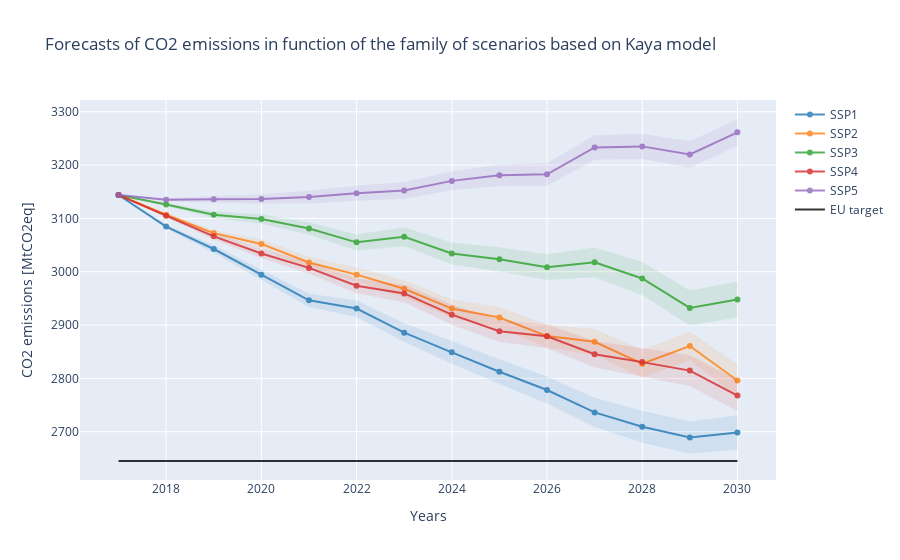
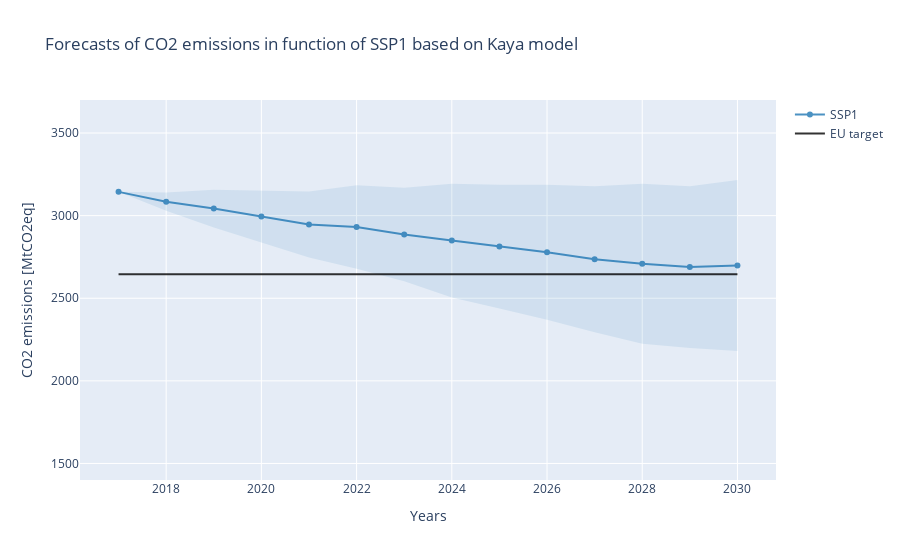
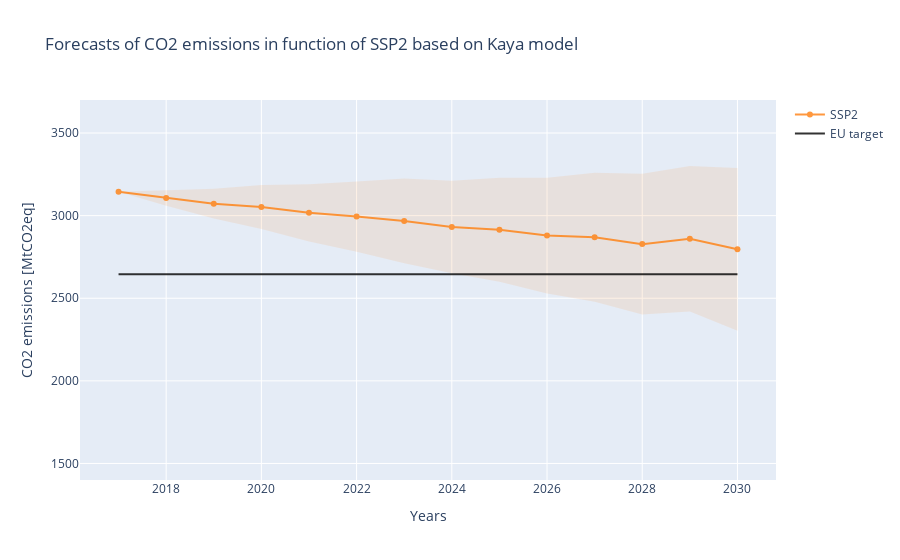
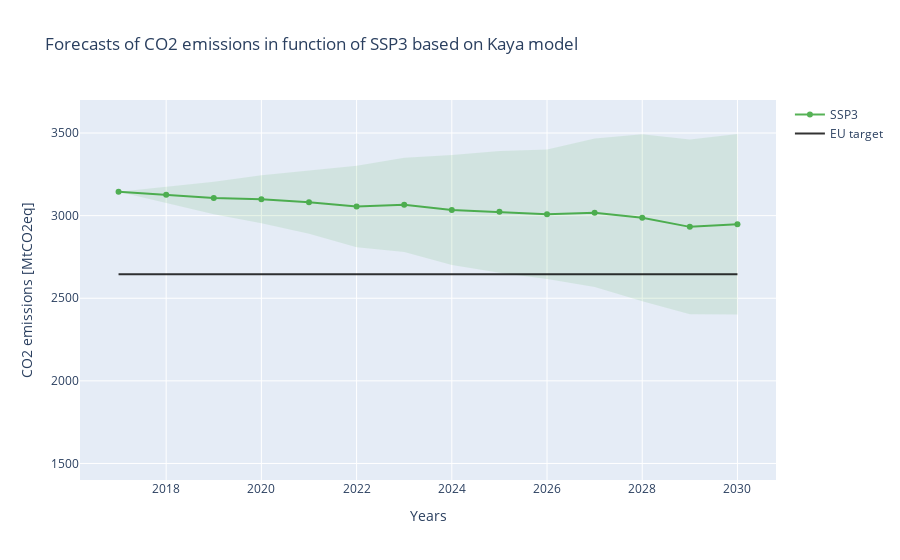

Notebook code for these charts, in order:
### Markdown cell above
# RESULTS OF MONTE CARLO SIMULATION

### Code cell
samples = 1000
emi_kaya_norm = get_carbon_emissions(samples, 'normal', show=True)
emi_kaya_tri = get_carbon_emissions(samples, 'triangular', show=False)

samples = 100
emi_kaya_norm_rates = get_carbon_emissions(samples, 'normal', rates=True, show=True)
emi_kaya_tri_rates = get_carbon_emissions(samples, 'triangular', rates=True, show=False)

real_proj = show_real_projections(file_real_proj, show=False)
show_goals([emi_kaya_norm, emi_kaya_norm_rates, real_proj],
           name = ['Kaya model', 'Derived of Kaya model', 'Projection', 'Target'], show=False)

projection_vs_forecasts([emi_kaya_norm, emi_kaya_norm_rates, real_proj],
                        name=['Kaya model', 'Derived of Kaya model', 'Projections'], show=False)

### Figure 1 — Plotly figure (JSON) as saved in the notebook; plotly's stock layout.template omitted (floating-point values rounded to 4 significant figures)
{"data": [{"fill": "toself", "fillcolor": "#1f77b4", "line": {"color": "rgba(0, 0, 0, 0)"}, "name": "SSP1", "opacity": 0.1, "showlegend": false, "type": "scatter", "x": [2017, 2018, 2019, 2020, 2021, 2022, 2023, 2024, 2025, 2026, 2027, 2028, 2029, 2030, 2030, 2029, 2028, 2027, 2026, 2025, 2024, 2023, 2022, 2021, 2020, 2019, 2018, 2017], "y": [3144, 3088.0, 3050.0, 3004.0, 2959.0, 2947.0, 2903.0, 2870.0, 2836.0, 2804.0, 2764.0, 2739.0, 2719.0, 2731.0, 2667.0, 2659.0, 2679.0, 2709.0, 2753.0, 2789.0, 2828.0, 2868.0, 2915.0, 2934.0, 2985.0, 3036.0, 3081.0, 3144]}, {"line": {"color": "#1f77b4"}, "name": "SSP1", "opacity": 0.8, "type": "scatter", "x": [2017, 2018, 2019, 2020, 2021, 2022, 2023, 2024, 2025, 2026, 2027, 2028, 2029, 2030], "y": [3144, 3085.0, 3043.0, 2994.0, 2947.0, 2931.0, 2886.0, 2849.0, 2813.0, 2778.0, 2736.0, 2709.0, 2689.0, 2699.0]}, {"fill": "toself", "fillcolor": "#ff7f0e", "line": {"color": "rgba(0, 0, 0, 0)"}, "name": "SSP2", "opacity": 0.1, "showlegend": false, "type": "scatter", "x": [2017, 2018, 2019, 2020, 2021, 2022, 2023, 2024, 2025, 2026, 2027, 2028, 2029, 2030, 2030, 2029, 2028, 2027, 2026, 2025, 2024, 2023, 2022, 2021, 2020, 2019, 2018, 2017], "y": [3144, 3110.0, 3078.0, 3060.0, 3028.0, 3008.0, 2984.0, 2948.0, 2934.0, 2901.0, 2893.0, 2854.0, 2888.0, 2827.0, 2766.0, 2834.0, 2801.0, 2844.0, 2858.0, 2895.0, 2914.0, 2952.0, 2981.0, 3007.0, 3044.0, 3067.0, 3104.0, 3144]}, {"line": {"color": "#ff7f0e"}, "name": "SSP2", "opacity": 0.8, "type": "scatter", "x": [2017, 2018, 2019, 2020, 2021, 2022, 2023, 2024, 2025, 2026, 2027, 2028, 2029, 2030], "y": [3144, 3107.0, 3072.0, 3052.0, 3017.0, 2995.0, 2968.0, 2931.0, 2914.0, 2879.0, 2869.0, 2828.0, 2861.0, 2796.0]}, {"fill": "toself", "fillcolor": "#2ca02c", "line": {"color": "rgba(0, 0, 0, 0)"}, "name": "SSP3", "opacity": 0.1, "showlegend": false, "type": "scatter", "x": [2017, 2018, 2019, 2020, 2021, 2022, 2023, 2024, 2025, 2026, 2027, 2028, 2029, 2030, 2030, 2029, 2028, 2027, 2026, 2025, 2024, 2023, 2022, 2021, 2020, 2019, 2018, 2017], "y": [3144, 3129.0, 3113.0, 3108.0, 3093.0, 3070.0, 3083.0, 3055.0, 3046.0, 3033.0, 3046.0, 3019.0, 2965.0, 2982.0, 2914.0, 2899.0, 2956.0, 2990.0, 2984.0, 3000.0, 3014.0, 3048.0, 3040.0, 3069.0, 3090.0, 3101.0, 3123.0, 3144]}, {"line": {"color": "#2ca02c"}, "name": "SSP3", "opacity": 0.8, "type": "scatter", "x": [2017, 2018, 2019, 2020, 2021, 2022, 2023, 2024, 2025, 2026, 2027, 2028, 2029, 2030], "y": [3144, 3126.0, 3107.0, 3099.0, 3081.0, 3055.0, 3066.0, 3034.0, 3023.0, 3009.0, 3018.0, 2987.0, 2932.0, 2948.0]}, {"fill": "toself", "fillcolor": "#d62728", "line": {"color": "rgba(0, 0, 0, 0)"}, "name": "SSP4", "opacity": 0.1, "showlegend": false, "type": "scatter", "x": [2017, 2018, 2019, 2020, 2021, 2022, 2023, 2024, 2025, 2026, 2027, 2028, 2029, 2030, 2030, 2029, 2028, 2027, 2026, 2025, 2024, 2023, 2022, 2021, 2020, 2019, 2018, 2017], "y": [3144, 3108.0, 3072.0, 3043.0, 3018.0, 2988.0, 2976.0, 2939.0, 2909.0, 2901.0, 2870.0, 2857.0, 2844.0, 2797.0, 2738.0, 2786.0, 2804.0, 2821.0, 2857.0, 2868.0, 2900.0, 2943.0, 2960.0, 2996.0, 3026.0, 3060.0, 3102.0, 3144]}, {"line": {"color": "#d62728"}, "name": "SSP4", "opacity": 0.8, "type": "scatter", "x": [2017, 2018, 2019, 2020, 2021, 2022, 2023, 2024, 2025, 2026, 2027, 2028, 2029, 2030], "y": [3144, 3105.0, 3066.0, 3034.0, 3007.0, 2974.0, 2959.0, 2920.0, 2889.0, 2879.0, 2845.0, 2831.0, 2815.0, 2768.0]}, {"fill": "toself", "fillcolor": "#9467bd", "line": {"color": "rgba(0, 0, 0, 0)"}, "name": "SSP5", "opacity": 0.1, "showlegend": false, "type": "scatter", "x": [2017, 2018, 2019, 2020, 2021, 2022, 2023, 2024, 2025, 2026, 2027, 2028, 2029, 2030, 2030, 2029, 2028, 2027, 2026, 2025, 2024, 2023, 2022, 2021, 2020, 2019, 2018, 2017], "y": [3144, 3138.0, 3142.0, 3146.0, 3152.0, 3162.0, 3168.0, 3188.0, 3201.0, 3204.0, 3256.0, 3259.0, 3245.0, 3286.0, 3236.0, 3195.0, 3211.0, 3210.0, 3161.0, 3161.0, 3153.0, 3137.0, 3133.0, 3128.0, 3127.0, 3130.0, 3132.0, 3144]}, {"line": {"color": "#9467bd"}, "name": "SSP5", "opacity": 0.8, "type": "scatter", "x": [2017, 2018, 2019, 2020, 2021, 2022, 2023, 2024, 2025, 2026, 2027, 2028, 2029, 2030], "y": [3144, 3135.0, 3136.0, 3137.0, 3140.0, 3147.0, 3152.0, 3170.0, 3181.0, 3183.0, 3233.0, 3235.0, 3220.0, 3261.0]}, {"line": {"color": "Black"}, "mode": "lines", "name": "EU target", "opacity": 0.8, "type": "scatter", "x": [2017, 2018, 2019, 2020, 2021, 2022, 2023, 2024, 2025, 2026, 2027, 2028, 2029, 2030], "y": [2645.0, 2645.0, 2645.0, 2645.0, 2645.0, 2645.0, 2645.0, 2645.0, 2645.0, 2645.0, 2645.0, 2645.0, 2645.0, 2645.0]}], "layout": {"title": {"text": "Forecasts of CO2 emissions in function of the family of scenarios based on Kaya model"}, "xaxis": {"title": {"text": "Years"}}, "yaxis": {"title": {"text": "CO2 emissions [MtCO2eq]"}}}}

### Figure 2 — Plotly figure (JSON) as saved in the notebook; plotly's stock layout.template omitted (floating-point values rounded to 4 significant figures)
{"data": [{"fill": "toself", "fillcolor": "#1f77b4", "line": {"color": "rgba(0, 0, 0, 0)"}, "name": "SSP1", "opacity": 0.1, "showlegend": false, "type": "scatter", "x": [2017, 2018, 2019, 2020, 2021, 2022, 2023, 2024, 2025, 2026, 2027, 2028, 2029, 2030, 2030, 2029, 2028, 2027, 2026, 2025, 2024, 2023, 2022, 2021, 2020, 2019, 2018, 2017], "y": [3144, 3140.0, 3157.0, 3150.0, 3147.0, 3184.0, 3169.0, 3194.0, 3188.0, 3187.0, 3178.0, 3194.0, 3179.0, 3216.0, 2181.0, 2199.0, 2225.0, 2294.0, 2369.0, 2438.0, 2504.0, 2602.0, 2678.0, 2746.0, 2838.0, 2929.0, 3029.0, 3144]}, {"line": {"color": "#1f77b4"}, "name": "SSP1", "opacity": 0.8, "type": "scatter", "x": [2017, 2018, 2019, 2020, 2021, 2022, 2023, 2024, 2025, 2026, 2027, 2028, 2029, 2030], "y": [3144, 3085.0, 3043.0, 2994.0, 2947.0, 2931.0, 2886.0, 2849.0, 2813.0, 2778.0, 2736.0, 2709.0, 2689.0, 2699.0]}, {"line": {"color": "Black"}, "mode": "lines", "name": "EU target", "opacity": 0.8, "type": "scatter", "x": [2017, 2018, 2019, 2020, 2021, 2022, 2023, 2024, 2025, 2026, 2027, 2028, 2029, 2030], "y": [2645.0, 2645.0, 2645.0, 2645.0, 2645.0, 2645.0, 2645.0, 2645.0, 2645.0, 2645.0, 2645.0, 2645.0, 2645.0, 2645.0]}], "layout": {"title": {"text": "Forecasts of CO2 emissions in function of SSP1 based on Kaya model"}, "xaxis": {"title": {"text": "Years"}}, "yaxis": {"range": [1400, 3700], "title": {"text": "CO2 emissions [MtCO2eq]"}}}}

### Figure 3 — Plotly figure (JSON) as saved in the notebook; plotly's stock layout.template omitted (floating-point values rounded to 4 significant figures)
{"data": [{"fill": "toself", "fillcolor": "#ff7f0e", "line": {"color": "rgba(0, 0, 0, 0)"}, "name": "SSP2", "opacity": 0.1, "showlegend": false, "type": "scatter", "x": [2017, 2018, 2019, 2020, 2021, 2022, 2023, 2024, 2025, 2026, 2027, 2028, 2029, 2030, 2030, 2029, 2028, 2027, 2026, 2025, 2024, 2023, 2022, 2021, 2020, 2019, 2018, 2017], "y": [3144, 3154.0, 3163.0, 3186.0, 3191.0, 3207.0, 3224.0, 3211.0, 3229.0, 3230.0, 3259.0, 3253.0, 3301.0, 3289.0, 2303.0, 2421.0, 2402.0, 2478.0, 2529.0, 2599.0, 2651.0, 2712.0, 2782.0, 2844.0, 2919.0, 2982.0, 3060.0, 3144]}, {"line": {"color": "#ff7f0e"}, "name": "SSP2", "opacity": 0.8, "type": "scatter", "x": [2017, 2018, 2019, 2020, 2021, 2022, 2023, 2024, 2025, 2026, 2027, 2028, 2029, 2030], "y": [3144, 3107.0, 3072.0, 3052.0, 3017.0, 2995.0, 2968.0, 2931.0, 2914.0, 2879.0, 2869.0, 2828.0, 2861.0, 2796.0]}, {"line": {"color": "Black"}, "mode": "lines", "name": "EU target", "opacity": 0.8, "type": "scatter", "x": [2017, 2018, 2019, 2020, 2021, 2022, 2023, 2024, 2025, 2026, 2027, 2028, 2029, 2030], "y": [2645.0, 2645.0, 2645.0, 2645.0, 2645.0, 2645.0, 2645.0, 2645.0, 2645.0, 2645.0, 2645.0, 2645.0, 2645.0, 2645.0]}], "layout": {"title": {"text": "Forecasts of CO2 emissions in function of SSP2 based on Kaya model"}, "xaxis": {"title": {"text": "Years"}}, "yaxis": {"range": [1400, 3700], "title": {"text": "CO2 emissions [MtCO2eq]"}}}}

### Figure 4 — Plotly figure (JSON) as saved in the notebook; plotly's stock layout.template omitted (floating-point values rounded to 4 significant figures)
{"data": [{"fill": "toself", "fillcolor": "#2ca02c", "line": {"color": "rgba(0, 0, 0, 0)"}, "name": "SSP3", "opacity": 0.1, "showlegend": false, "type": "scatter", "x": [2017, 2018, 2019, 2020, 2021, 2022, 2023, 2024, 2025, 2026, 2027, 2028, 2029, 2030, 2030, 2029, 2028, 2027, 2026, 2025, 2024, 2023, 2022, 2021, 2020, 2019, 2018, 2017], "y": [3144, 3176.0, 3205.0, 3244.0, 3272.0, 3302.0, 3351.0, 3367.0, 3391.0, 3401.0, 3468.0, 3492.0, 3461.0, 3494.0, 2402.0, 2404.0, 2483.0, 2568.0, 2616.0, 2655.0, 2701.0, 2781.0, 2808.0, 2890.0, 2953.0, 3009.0, 3077.0, 3144]}, {"line": {"color": "#2ca02c"}, "name": "SSP3", "opacity": 0.8, "type": "scatter", "x": [2017, 2018, 2019, 2020, 2021, 2022, 2023, 2024, 2025, 2026, 2027, 2028, 2029, 2030], "y": [3144, 3126.0, 3107.0, 3099.0, 3081.0, 3055.0, 3066.0, 3034.0, 3023.0, 3009.0, 3018.0, 2987.0, 2932.0, 2948.0]}, {"line": {"color": "Black"}, "mode": "lines", "name": "EU target", "opacity": 0.8, "type": "scatter", "x": [2017, 2018, 2019, 2020, 2021, 2022, 2023, 2024, 2025, 2026, 2027, 2028, 2029, 2030], "y": [2645.0, 2645.0, 2645.0, 2645.0, 2645.0, 2645.0, 2645.0, 2645.0, 2645.0, 2645.0, 2645.0, 2645.0, 2645.0, 2645.0]}], "layout": {"title": {"text": "Forecasts of CO2 emissions in function of SSP3 based on Kaya model"}, "xaxis": {"title": {"text": "Years"}}, "yaxis": {"range": [1400, 3700], "title": {"text": "CO2 emissions [MtCO2eq]"}}}}
